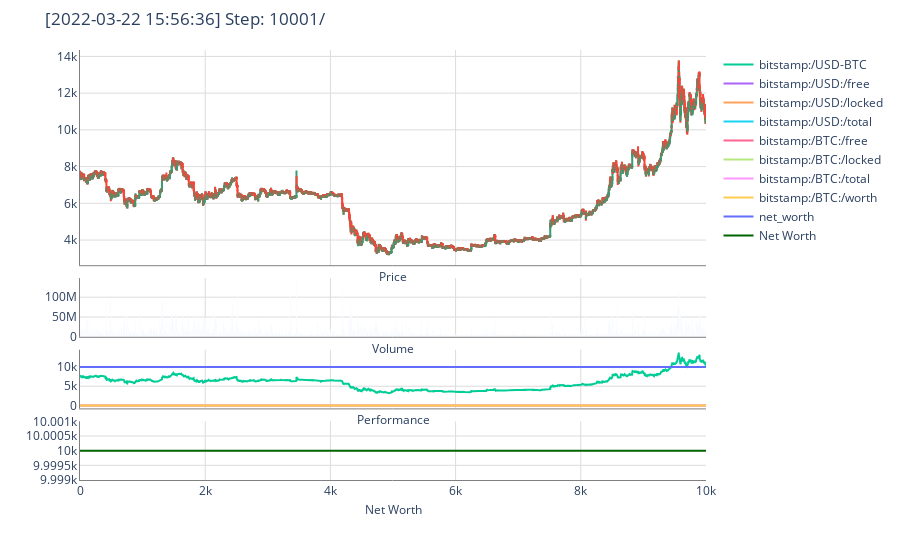

Write notebook code for a chart like this one.
### Code cell
env.env.render()

### Figure 1 — Plotly figure (JSON) as saved in the notebook; plotly's stock layout.template omitted (floating-point values rounded to 4 significant figures; data arrays with more than 128 entries replaced by an {"elided": "..."} marker saying what was removed)
{"data": [{"close": {"elided": "10001 float values"}, "high": {"elided": "10001 float values"}, "low": {"elided": "10001 float values"}, "name": "Price", "open": {"elided": "10001 float values"}, "showlegend": false, "type": "candlestick", "uid": "26d705fd-12ce-48d2-a59b-1afab1f4baca", "xaxis": "x", "yaxis": "y"}, {"marker": {"color": "DodgerBlue"}, "name": "Volume", "showlegend": false, "type": "bar", "uid": "ee67b3f7-cee6-4cdc-b3bd-db6143a8ed28", "xaxis": "x2", "y": {"elided": "10001 int values"}, "yaxis": "y2"}, {"mode": "lines", "name": "bitstamp:/USD-BTC", "type": "scatter", "uid": "87040f75-06c6-45a9-8683-b6bdcf83373c", "xaxis": "x3", "y": {"elided": "10001 float values"}, "yaxis": "y3"}, {"mode": "lines", "name": "bitstamp:/USD:/free", "type": "scatter", "uid": "931ded03-e17b-4a07-ba5c-658143471108", "xaxis": "x3", "y": {"elided": "10001 int values"}, "yaxis": "y3"}, {"mode": "lines", "name": "bitstamp:/USD:/locked", "type": "scatter", "uid": "fa9de598-befe-439e-ad14-e7fefc6a65c0", "xaxis": "x3", "y": {"elided": "10001 int values"}, "yaxis": "y3"}, {"mode": "lines", "name": "bitstamp:/USD:/total", "type": "scatter", "uid": "eaef45d4-36a6-4872-85f9-67c4d759f927", "xaxis": "x3", "y": {"elided": "10001 int values"}, "yaxis": "y3"}, {"mode": "lines", "name": "bitstamp:/BTC:/free", "type": "scatter", "uid": "d04f9899-1d26-4402-81f8-be61f5cc602f", "xaxis": "x3", "y": {"elided": "10001 int values"}, "yaxis": "y3"}, {"mode": "lines", "name": "bitstamp:/BTC:/locked", "type": "scatter", "uid": "9dc60ac1-ecaa-4b60-b0dd-fcbda574347a", "xaxis": "x3", "y": {"elided": "10001 int values"}, "yaxis": "y3"}, {"mode": "lines", "name": "bitstamp:/BTC:/total", "type": "scatter", "uid": "0ae9fea2-1d09-4e97-a1b3-62dcb941ab89", "xaxis": "x3", "y": {"elided": "10001 int values"}, "yaxis": "y3"}, {"mode": "lines", "name": "bitstamp:/BTC:/worth", "type": "scatter", "uid": "5df354d2-4bbc-4c7c-9d36-0b222dd31704", "xaxis": "x3", "y": {"elided": "10001 int values"}, "yaxis": "y3"}, {"mode": "lines", "name": "net_worth", "type": "scatter", "uid": "56fa853a-ddfd-459a-91c7-8bbf62ef9d83", "xaxis": "x3", "y": {"elided": "10001 int values"}, "yaxis": "y3"}, {"marker": {"color": "DarkGreen"}, "mode": "lines", "name": "Net Worth", "type": "scatter", "uid": "95100cce-26dc-42c1-a406-7ab655eeb824", "xaxis": "x4", "y": {"elided": "10001 int values"}, "yaxis": "y4"}], "layout": {"autosize": true, "margin": {"t": 50}, "title": {"text": "[2022-03-22 15:56:36] Step: 10001/"}, "xaxis": {"anchor": "y", "autorange": true, "domain": [0, 1], "gridcolor": "Gainsboro", "linecolor": "Grey", "matches": "x4", "range": [-0.5, 10000.0], "rangeslider": {"visible": false, "yaxis": {}}, "showticklabels": false, "title": {"font": {"size": 12}, "standoff": 7, "text": "Price"}}, "xaxis2": {"anchor": "y2", "autorange": true, "domain": [0, 1], "gridcolor": "Gainsboro", "linecolor": "Grey", "matches": "x4", "range": [-0.5, 10000.0], "showticklabels": false, "title": {"font": {"size": 12}, "standoff": 7, "text": "Volume"}}, "xaxis3": {"anchor": "y3", "autorange": true, "domain": [0, 1], "gridcolor": "Gainsboro", "linecolor": "Grey", "matches": "x4", "range": [-0.5, 10000.0], "showticklabels": false, "title": {"font": {"size": 12}, "standoff": 7, "text": "Performance"}}, "xaxis4": {"anchor": "y4", "autorange": true, "domain": [0, 1], "gridcolor": "Gainsboro", "linecolor": "Grey", "range": [-0.5, 10000.0], "title": {"font": {"size": 12}, "standoff": 7, "text": "Net Worth"}}, "yaxis": {"anchor": "x", "autorange": true, "domain": [0.4995, 1], "gridcolor": "Gainsboro", "linecolor": "Grey", "range": [2629.0, 14350.0]}, "yaxis2": {"anchor": "x2", "autorange": true, "domain": [0.333, 0.4695], "gridcolor": "Gainsboro", "linecolor": "Grey", "range": [0, 148100000.0], "type": "linear"}, "yaxis3": {"anchor": "x3", "autorange": true, "domain": [0.1665, 0.303], "gridcolor": "Gainsboro", "linecolor": "Grey", "range": [-762.7, 14490.0], "type": "linear"}, "yaxis4": {"anchor": "x4", "autorange": true, "domain": [0, 0.1365], "gridcolor": "Gainsboro", "linecolor": "Grey", "range": [9999, 10001], "type": "linear"}}}
